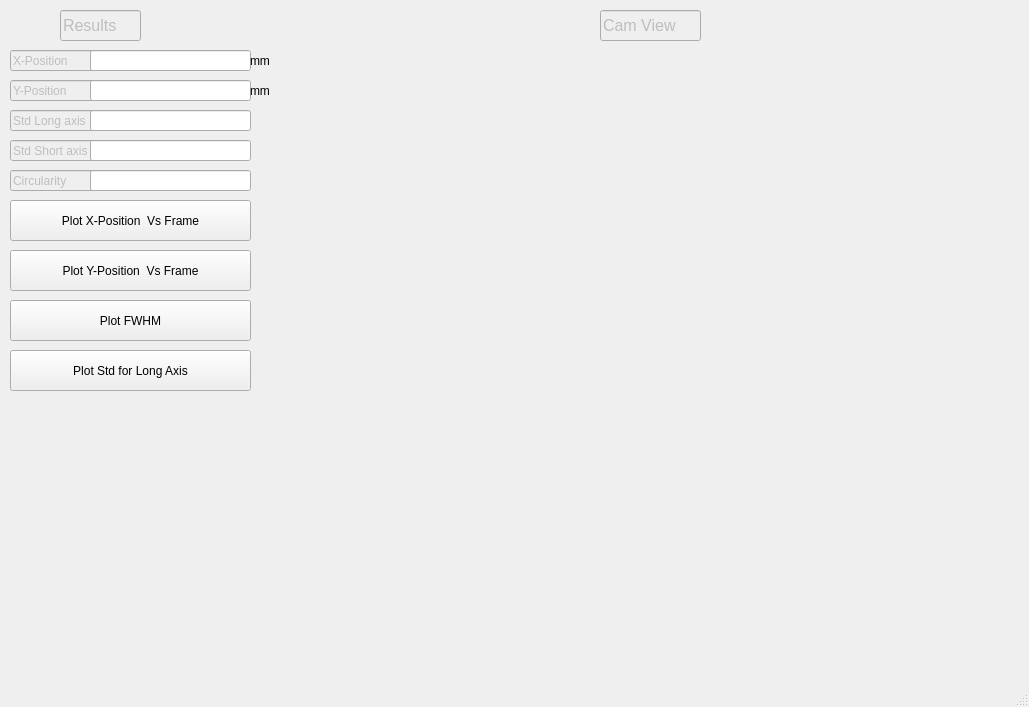
<?xml version="1.0" encoding="UTF-8"?>
<ui version="4.0">
 <class>MainWindow</class>
 <widget class="QMainWindow" name="MainWindow">
  <property name="geometry">
   <rect>
    <x>0</x>
    <y>0</y>
    <width>1029</width>
    <height>707</height>
   </rect>
  </property>
  <property name="windowTitle">
   <string>View Page</string>
  </property>
  <widget class="QWidget" name="centralwidget">
   <widget class="QLineEdit" name="lineEdit">
    <property name="enabled">
     <bool>false</bool>
    </property>
    <property name="geometry">
     <rect>
      <x>60</x>
      <y>10</y>
      <width>81</width>
      <height>31</height>
     </rect>
    </property>
    <property name="font">
     <font>
      <pointsize>12</pointsize>
     </font>
    </property>
    <property name="text">
     <string>Results</string>
    </property>
   </widget>
   <widget class="QLineEdit" name="lineEdit_2">
    <property name="enabled">
     <bool>false</bool>
    </property>
    <property name="geometry">
     <rect>
      <x>600</x>
      <y>10</y>
      <width>101</width>
      <height>31</height>
     </rect>
    </property>
    <property name="font">
     <font>
      <pointsize>12</pointsize>
     </font>
    </property>
    <property name="text">
     <string>Cam View</string>
    </property>
   </widget>
   <widget class="QLineEdit" name="lineEdit_5">
    <property name="enabled">
     <bool>false</bool>
    </property>
    <property name="geometry">
     <rect>
      <x>10</x>
      <y>50</y>
      <width>91</width>
      <height>21</height>
     </rect>
    </property>
    <property name="text">
     <string>X-Position</string>
    </property>
   </widget>
   <widget class="QLineEdit" name="lineEdit_6">
    <property name="enabled">
     <bool>false</bool>
    </property>
    <property name="geometry">
     <rect>
      <x>10</x>
      <y>80</y>
      <width>91</width>
      <height>21</height>
     </rect>
    </property>
    <property name="text">
     <string>Y-Position</string>
    </property>
   </widget>
   <widget class="QLineEdit" name="lineEdit_7">
    <property name="enabled">
     <bool>false</bool>
    </property>
    <property name="geometry">
     <rect>
      <x>10</x>
      <y>110</y>
      <width>91</width>
      <height>21</height>
     </rect>
    </property>
    <property name="text">
     <string>Std Long axis</string>
    </property>
   </widget>
   <widget class="QLineEdit" name="lineEdit_8">
    <property name="enabled">
     <bool>false</bool>
    </property>
    <property name="geometry">
     <rect>
      <x>10</x>
      <y>140</y>
      <width>91</width>
      <height>21</height>
     </rect>
    </property>
    <property name="text">
     <string>Std Short axis</string>
    </property>
   </widget>
   <widget class="QLineEdit" name="Circularity">
    <property name="enabled">
     <bool>false</bool>
    </property>
    <property name="geometry">
     <rect>
      <x>10</x>
      <y>170</y>
      <width>91</width>
      <height>21</height>
     </rect>
    </property>
    <property name="text">
     <string>Circularity</string>
    </property>
   </widget>
   <widget class="QLineEdit" name="x_position_text">
    <property name="geometry">
     <rect>
      <x>90</x>
      <y>50</y>
      <width>161</width>
      <height>21</height>
     </rect>
    </property>
   </widget>
   <widget class="QLineEdit" name="y_position_text">
    <property name="geometry">
     <rect>
      <x>90</x>
      <y>80</y>
      <width>161</width>
      <height>21</height>
     </rect>
    </property>
   </widget>
   <widget class="QLineEdit" name="std_LA_text">
    <property name="geometry">
     <rect>
      <x>90</x>
      <y>110</y>
      <width>161</width>
      <height>21</height>
     </rect>
    </property>
   </widget>
   <widget class="QLineEdit" name="std_SA_text">
    <property name="geometry">
     <rect>
      <x>90</x>
      <y>140</y>
      <width>161</width>
      <height>21</height>
     </rect>
    </property>
   </widget>
   <widget class="QLineEdit" name="circularity_text">
    <property name="geometry">
     <rect>
      <x>90</x>
      <y>170</y>
      <width>161</width>
      <height>21</height>
     </rect>
    </property>
   </widget>
   <widget class="QLabel" name="cam_view">
    <property name="geometry">
     <rect>
      <x>290</x>
      <y>60</y>
      <width>721</width>
      <height>521</height>
     </rect>
    </property>
    <property name="text">
     <string/>
    </property>
    <property name="scaledContents">
     <bool>false</bool>
    </property>
    <property name="alignment">
     <set>Qt::AlignCenter</set>
    </property>
   </widget>
   <widget class="QPushButton" name="X_Pos_Plot">
    <property name="geometry">
     <rect>
      <x>10</x>
      <y>200</y>
      <width>241</width>
      <height>41</height>
     </rect>
    </property>
    <property name="text">
     <string>Plot X-Position  Vs Frame</string>
    </property>
   </widget>
   <widget class="QPushButton" name="Y_Pos_Plot">
    <property name="geometry">
     <rect>
      <x>10</x>
      <y>250</y>
      <width>241</width>
      <height>41</height>
     </rect>
    </property>
    <property name="text">
     <string>Plot Y-Position  Vs Frame</string>
    </property>
   </widget>
   <widget class="QPushButton" name="FWHM_Plot">
    <property name="geometry">
     <rect>
      <x>10</x>
      <y>300</y>
      <width>241</width>
      <height>41</height>
     </rect>
    </property>
    <property name="text">
     <string>Plot FWHM</string>
    </property>
   </widget>
   <widget class="QPushButton" name="Std_LA_Plot">
    <property name="geometry">
     <rect>
      <x>10</x>
      <y>350</y>
      <width>241</width>
      <height>41</height>
     </rect>
    </property>
    <property name="text">
     <string>Plot Std for Long Axis</string>
    </property>
   </widget>
   <widget class="QLabel" name="label">
    <property name="geometry">
     <rect>
      <x>250</x>
      <y>50</y>
      <width>31</width>
      <height>21</height>
     </rect>
    </property>
    <property name="text">
     <string>mm</string>
    </property>
   </widget>
   <widget class="QLabel" name="label_2">
    <property name="geometry">
     <rect>
      <x>250</x>
      <y>80</y>
      <width>31</width>
      <height>21</height>
     </rect>
    </property>
    <property name="text">
     <string>mm</string>
    </property>
   </widget>
  </widget>
  <widget class="QStatusBar" name="statusbar"/>
 </widget>
 <resources/>
 <connections/>
</ui>
